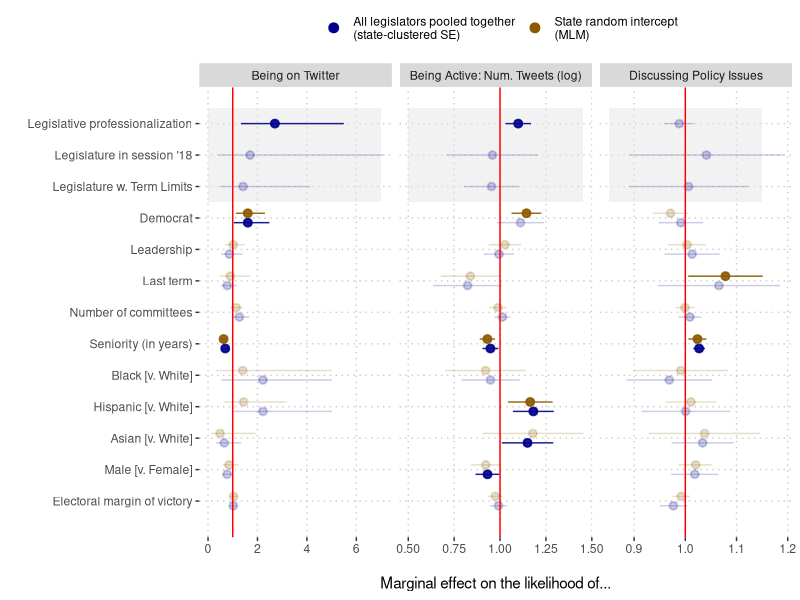

The R source for this figure:
################################################################################
# 04-figure02.R
# Paper:    "Using Social Media Data to Reveal Patterns of Policy Engagement in 
#            State Legislatures"
# Journal:  State Politics and Policy Quarterly
# Authors:  Julia Payson, Andreu Casas, Jonathan Nagler, Richard Bonneau, and 
#           Joshua A. Tucker.
# Purpose:  To replicate Figure 2 of the paper, showing the results for three 
#           statistical models predicting Being on Twitter, Being Active, and
#           Discussing Policy Issues.
# Data In:  
#           1. Core data needed for the data modeling
#              - ./data/model_data_basic.csv
#           2. Dataset with data on tweets per topic by legislator 
#              - ./data/legislators_topic_tweet_count-25june2020.csv
#           3. Additional meta info about state leg
#              - ./data/state-leg-indiv-level-meta-twitter-basics-2july2020.csv
# Output:
#           1. Figure 2 of the paper
#              - ./figures/figure02.pdf
################################################################################

# PACAKGES
#===============================================================================
library(dplyr)
library(tidyr)
library(ggplot2)
library(lme4)
library(broom)
library(sandwich)
library(lmtest)

# DATA
#===============================================================================
# - core data needed for the data modeling
model_data <- read.csv("./data/model_data_basic.csv")

# - dataset with data on tweets per topic by legislator 
leg_counts <- read.csv("./data/legislators_topic_tweet_count-25june2020.csv",
                       colClasses = "character")

# - additional meta info about state leg
meta <- read.csv("./data/state-leg-indiv-level-meta-twitter-basics-2july2020.csv",
                 colClasses = "character")


# DATA WRANGLING
#===============================================================================
# - adding some additional variables to the model data, and preparing the 
#   dataset needed to fit of the models in Fig.2

# - dataset for model 1
model_data01 <- model_data %>%
  mutate(on_twitter = ifelse(Twitter != "", 1, 0),
         ethnicity = factor(ethnicity, 
                            levels = c("white", "black", "hispanic", 
                                       "asian", "other_ethn")),
         in_session = ifelse(State %in% c("MT", "ND", "NV", "TX"), 0, 1),
         democrat = ifelse(grepl("Dem", Party), 1, 0))

# - dataset for model 2
twitter_tomerge <- meta %>%
  dplyr::select(Twitter, user_id, tweets_n) %>%
  filter(Twitter != "")

twitter_tomerge$Twitter <- tolower(as.character(twitter_tomerge$Twitter))
model_data$Twitter <- tolower(as.character(model_data$Twitter))
model_data02 <- left_join(model_data, twitter_tomerge) %>%
  mutate(on_twitter = ifelse(Twitter != "", 1, 0),
         ethnicity = factor(ethnicity, 
                            levels = c("white", "black", "hispanic", 
                                       "asian", "other_ethn")),
         in_session = ifelse(State %in% c("MT", "ND", "NV", "TX"), 0, 1),
         # - if have an account but we don't have any tweet == 0
         tweets_n = ifelse(Twitter != "" & is.na(tweets_n), 0,
                           as.numeric(tweets_n)),
         tweets_log = log(tweets_n + 1),
         mov02_log = log(mov02 + 1),
         democrat = ifelse(grepl("Dem", Party), 1, 0))

# - dataset for model 3
indiv_legdb <- leg_counts %>%
  # /!\ exclude those elected in the mid-2018 election (they didn't start until
  #     2019)
  filter(as.character(user_id) %in%
           as.character(meta$user_id[which(meta$updated2019 != 1)])) %>%
  gather(topic_code, tweets_n, -user_id, -party, -state, -chamber) %>%
  mutate(tweets_n = as.numeric(as.character(tweets_n)))

# - calculate prop. of tweets by each legislator that are about each topic
indiv_totals <- leg_counts %>%
  # /!\ exclude those elected in the mid-2018 election (they didn't start until
  #     2019)
  filter(as.character(user_id) %in%
           as.character(meta$user_id[which(meta$updated2019 != 1)])) %>%
  gather(topic_code, tweets_n, -user_id, -party, -state, -chamber) %>%
  group_by(user_id) %>%
  summarise(leg_total = sum(as.numeric(as.character(tweets_n))))

indiv_legdb$user_id <- as.character(indiv_legdb$user_id)
indiv_totals$user_id <- as.character(indiv_totals$user_id)
indiv_legdb02 <- left_join(indiv_legdb, indiv_totals) %>%
  mutate(tweets_prop = round(tweets_n / leg_total, 4))

policy_prop <- indiv_legdb02 %>%
  filter(topic_code == "X0") %>%
  mutate(policy_prop = 1 - tweets_prop) %>%
  dplyr::select(user_id, policy_prop)

policy_prop$user_id <- as.character(policy_prop$user_id)
model_data02$user_id <- as.character(model_data02$user_id)
model_data03 <- left_join(model_data02, policy_prop) %>%
  mutate(on_twitter = ifelse(Twitter != "", 1, 0),
         professional = factor(professional, 
                               levels = c("Least Professional",
                                          "Middle-ground",
                                          "Most Professional")),
         election18 = factor(election18,
                             levels = c("No election",
                                        "Safe election",
                                        "Competitive election")),
         ethnicity = factor(ethnicity, 
                            levels = c("white", "black", "hispanic", 
                                       "asian", "other_ethn")),
         in_session = ifelse(State %in% c("MT", "ND", "NV", "TX"), 0, 1),
         mov02_log = log(mov02 + 1),
         democrat = ifelse(grepl("Dem", Party), 1, 0))

# MAIN
#===============================================================================

#-------------------------------------------------------------------------------
# Model A: Pr of being on Twitter
#-------------------------------------------------------------------------------
# - First regression: logistic with state-level covariates and no state fixed 
#                     effects of MLM. Using LegProf and not Staff.
model_a <- glm(on_twitter ~ 
                 # state-level covariates
                 legprofscore_sd + 
                 #staff_sd +
                 in_session + has_term_limits +
                 # individual-level covariates
                 leadership + committee.count_sd + seniority_sd + last_term +
                 ethnicity + male + mov02_sd + democrat, 
               data = model_data01, 
               family = binomial(link = "logit"))

# ... state-clustered SEs
model_a_cerr <- coeftest(model_a, vcov = vcovCL, cluster = ~State)

# - Second regression: logistic with state-level covariates and no state fixed 
#                      effects o4 MLM. Using Staff instead of LegProf
model_a_staff <- glm(on_twitter ~ 
                       # state-level covariates
                       staff_sd +
                       in_session + has_term_limits +
                       # individual-level covariates
                       leadership + committee.count_sd + seniority_sd + last_term +
                       ethnicity + male + mov02_sd + democrat, 
                     data = model_data01, 
                     family = binomial(link = "logit"))

# ... state-clustered SEs
model_astaff_cerr <- coeftest(model_a_staff, vcov = vcovCL, cluster = ~State)

# - Third regression: MLM version. Dropping state-level covaraites
model_aMLM <- glmer(on_twitter ~ 
                      # individual-level covariates
                      leadership + committee.count_sd + seniority_sd + last_term +
                      ethnicity + male + mov02_sd + democrat +
                      (1 | State),
                    data = model_data01, 
                    family=binomial(link="logit"))


#-------------------------------------------------------------------------------
# Model B: How active they are on Twitter
#-------------------------------------------------------------------------------
# - First regression: linear model with state-level covariates and no state fixed 
#                     effects or MLM. Using LegProf and not Staff.
model_b <- lm(tweets_log ~ 
                legprofscore_sd + 
                in_session + has_term_limits +
                leadership + committee.count_sd + seniority_sd + last_term +
                ethnicity + male + mov02_sd + democrat,
              data = model_data02)

# ... state-clustered SEs
model_b_cerr <- coeftest(model_b, vcov = vcovCL, cluster = ~State)

# - Second regression: linear model with state-level covariates and no state fixed 
#                     effects or MLM. Using Staff instead of LegProf
model_b_staff <- lm(tweets_log ~ 
                      staff_sd +
                      in_session + has_term_limits +
                      leadership + committee.count_sd + seniority_sd + last_term +
                      ethnicity + male + mov02_sd + democrat,
                    data = model_data02)

# ... state-clustered SEs
model_bstaff_cerr <- coeftest(model_b_staff, vcov = vcovCL, cluster = ~State)

# - Third regression: MLM version. Dropping state-level covaraites
model_bMLM <- lmer(tweets_log ~ 
                     # individual-level covariates
                     leadership + committee.count_sd + seniority_sd + last_term +
                     ethnicity + male + mov02_sd + democrat +
                     (1 | State),
                   data = model_data02)

#-------------------------------------------------------------------------------
# Model C: Prop of tweets about policy topics
#-------------------------------------------------------------------------------
# - First regression: linear model with state-level covariates and no state fixed 
#                     effects or MLM. Using LegProf and not Staff.
model_c <- lm(policy_prop ~ 
                legprofscore_sd +
                in_session + has_term_limits +
                leadership + committee.count_sd + seniority_sd + last_term +
                ethnicity + male + mov02_sd + democrat,
              data = model_data03)

# ... state-clustered SEs
model_c_cerr <- coeftest(model_c, vcov = vcovCL, cluster = ~State)

# - Second regression: linear model with state-level covariates and no state fixed 
#                     effects or MLM. Using Staff instead of LegProf
model_c_staff <- lm(policy_prop ~ 
                      staff_sd +
                      in_session + has_term_limits +
                      leadership + committee.count_sd + seniority_sd + last_term +
                      ethnicity + male + mov02_sd + democrat,
                    data = model_data03)

# ... state-clustered SEs
model_cstaff_cerr <- coeftest(model_c_staff, vcov = vcovCL, cluster = ~State)

# - Third regression: MLM version. Dropping state-level covaraites
model_cMLM <- lmer(policy_prop ~ 
                     # individual-level covariates
                     leadership + committee.count_sd + seniority_sd + last_term +
                     ethnicity + male + mov02_sd + democrat +
                     (1 | State),
                   data = model_data03)



# COEFFICIENT PLOTS
#-------------------------------------------------------------------------------
# MODEL 1: logistic regression. Expressing coefficients as change in likelihood

# ... function to pull coef table for lmer models
coeftable_lmer <- function(model) {
  Vcov <- vcov(model, useScale = FALSE)
  betas <- as.numeric(coef(model)$State[1,])
  se <- sqrt(diag(Vcov))
  zval <- betas / se
  pval <- 2 * pnorm(abs(zval), lower.tail = FALSE)
  out <- as.data.frame(cbind(betas, se, zval, pval))
  out <- out %>%
    mutate(term = colnames(coef(model)$State)) %>%
    rename(estimate = betas,
           std.error = se,
           statistic = zval,
           p.value = pval) 
  return(out)
}

# - combining the information from the 3 model versions into a single dataframe
model_1 <- rbind(
  tidy(model_a_cerr) %>% mutate(model = "Being on Twitter", 
                                model_type = "LegProf"),
  tidy(model_astaff_cerr) %>% mutate(model = "Being on Twitter", 
                                     model_type = "Staff"),
  coeftable_lmer(model_aMLM) %>% mutate(model = "Being on Twitter", 
                                        model_type = "MLM")
)

# - calculating lwr and upr 95% CIs, expressing point estimates and CIs in 
#   likelihood change
model_1 <- model_1 %>%
  mutate(lwr_pre = estimate - (1.96 * std.error),
         upr_pre = estimate + (1.96 * std.error),
         pe = (exp(estimate) / (1 + exp(estimate))) /
           (1 - (exp(estimate) / (1 + exp(estimate)))),
         lwr = (exp(lwr_pre) / (1 + exp(lwr_pre))) /
           (1 - (exp(lwr_pre) / (1 + exp(lwr_pre)))),
         upr = (exp(upr_pre) / (1 + exp(upr_pre))) /
           (1 - (exp(upr_pre) / (1 + exp(upr_pre)))))


# MODEL 2: linear model. Expressing coefficients as change in likelihood

# - calculating lwr and upr 95% CIs, expressing point estimates and CIs in 
#   likelihood change. For each model version separately (diff intercepts), and
#   then merging them all into a single dataset.
model_b02 <- tidy(model_b_cerr) %>% mutate(model = "Being Active: Num. Tweets (log)", 
                                           model_type = "LegProf")
model_b02_int <- model_b02$estimate[which(model_b02$term == "(Intercept)")]
model_b02 <- model_b02 %>%
  mutate(lwr_pre = estimate - (1.96 * std.error),
         upr_pre = estimate + (1.96 * std.error),
         pe = (model_b02_int + estimate) / model_b02_int,
         lwr = (model_b02_int + lwr_pre) / model_b02_int,
         upr = (model_b02_int + upr_pre) / model_b02_int)

model_b_staff02 <- tidy(model_bstaff_cerr) %>% mutate(model = "Being Active: Num. Tweets (log)", 
                                                      model_type = "Staff")
model_b02staff_int <- model_b_staff02$estimate[which(model_b_staff02$term == "(Intercept)")]
model_b_staff02 <- model_b_staff02 %>%
  mutate(lwr_pre = estimate - (1.96 * std.error),
         upr_pre = estimate + (1.96 * std.error),
         pe = (model_b02staff_int + estimate) / model_b02staff_int,
         lwr = (model_b02staff_int + lwr_pre) / model_b02staff_int,
         upr = (model_b02staff_int + upr_pre) / model_b02staff_int)


model_bMLM02 <- coeftable_lmer(model_bMLM) %>% 
  mutate(model = "Being Active: Num. Tweets (log)", 
         model_type = "MLM")
model_bMLM02_int <- 3.99478
model_bMLM02 <- model_bMLM02 %>%
  mutate(lwr_pre = estimate - (1.96 * std.error),
         upr_pre = estimate + (1.96 * std.error),
         pe = (model_bMLM02_int + estimate) / model_bMLM02_int,
         lwr = (model_bMLM02_int + lwr_pre) / model_bMLM02_int,
         upr = (model_bMLM02_int + upr_pre) / model_bMLM02_int)

model_2 <- rbind(model_b02, model_b_staff02, model_bMLM02)


# MODEL 3: linear model. Expressing coefficients as change in likelihood

# - calculating lwr and upr 95% CIs, expressing point estimates and CIs in 
#   likelihood change. For each model version separately (diff intercepts), and
#   then merging them all into a single dataset.
model_c02 <- tidy(model_c_cerr) %>% mutate(model = "Discussing Policy Issues", 
                                           model_type = "LegProf")
model_c02_int <- model_c02$estimate[which(model_c02$term == "(Intercept)")]
model_c02 <- model_c02 %>%
  mutate(lwr_pre = estimate - (1.96 * std.error),
         upr_pre = estimate + (1.96 * std.error),
         pe = (model_c02_int + estimate) / model_c02_int,
         lwr = (model_c02_int + lwr_pre) / model_c02_int,
         upr = (model_c02_int + upr_pre) / model_c02_int)

model_c_staff02 <- tidy(model_cstaff_cerr) %>% mutate(model = "Discussing Policy Issues", 
                                                      model_type = "Staff")
model_c02staff_int <- model_c_staff02$estimate[which(model_c_staff02$term == "(Intercept)")]
model_c_staff02 <- model_c_staff02 %>%
  mutate(lwr_pre = estimate - (1.96 * std.error),
         upr_pre = estimate + (1.96 * std.error),
         pe = (model_c02staff_int + estimate) / model_c02staff_int,
         lwr = (model_c02staff_int + lwr_pre) / model_c02staff_int,
         upr = (model_c02staff_int + upr_pre) / model_c02staff_int)


model_cMLM02 <- coeftable_lmer(model_cMLM) %>% 
  mutate(model = "Discussing Policy Issues", 
         model_type = "MLM")
model_cMLM02_int <- 0.6513732
model_cMLM02 <- model_cMLM02 %>%
  mutate(lwr_pre = estimate - (1.96 * std.error),
         upr_pre = estimate + (1.96 * std.error),
         pe = (model_cMLM02_int + estimate) / model_cMLM02_int,
         lwr = (model_cMLM02_int + lwr_pre) / model_cMLM02_int,
         upr = (model_cMLM02_int + upr_pre) / model_cMLM02_int)

model_3 <- rbind(model_c02, model_c_staff02, model_cMLM02)

# - combine information for all versions of the 3 models
all_models <- rbind(model_1, model_2, model_3) %>%
  mutate(predictors = recode(
    term,
    `legprofscore_sd` = "Legislative professionalization",
    `has_term_limits` = "Legislature w. Term Limits",
    `leadership` = "Leadership",
    `democrat` = "Democrat",
    `staff_sd` = "Staff",
    `last_term` = "Last term",
    `in_session` = "Legislature in session '18",
    `committee.count_sd` = "Number of committees",
    `seniority_sd` = "Seniority (in years)",
    `ethnicity:black` = "Black [v. White]",
    `ethnicity:hispanic` = "Hispanic [v. White]",
    `ethnicity:asian` = "Asian [v. White]",
    `ethnicity:other_ethn` = "Other [v. White]",
    `ethnicityblack` = "Black [v. White]",
    `ethnicityhispanic` = "Hispanic [v. White]",
    `ethnicityasian` = "Asian [v. White]",
    `ethnicityother_ethn` = "Other [v. White]",
    `male` = "Male [v. Female]",
    `mov02_sd` = "Electoral margin of victory"
  )) %>%
  filter(predictors != "(Intercept)") %>%
  mutate(predictors = factor(predictors, levels = rev(c(
    "Legislative professionalization",
    "Staff",
    "Legislature in session '18",
    "Legislature w. Term Limits",
    "Democrat",
    "Leadership",
    "Last term",
    "Number of committees",
    "Seniority (in years)",
    "Black [v. White]",
    "Hispanic [v. White]",
    "Asian [v. White]",
    "Other [v. White]",
    "Male [v. Female]",
    "Electoral margin of victory"))),
    model = factor(model, levels = c(
      "Being on Twitter",
      "Being Active: Num. Tweets (log)",
      "Discussing Policy Issues"
    )))

model_plot01_final <- all_models %>%
  filter(model_type != "Staff") %>%
  mutate(model_type = as.character(model_type)) %>%
  mutate(sig = ifelse(sign(1-lwr) == sign(1-upr), 1, 0)) %>%
  # - remove the coeff for "other ethnicity": very few, large CI
  filter(predictors != "Other [v. White]") %>%
  mutate(predictors = factor(predictors, levels = rev(c(
    "Legislative professionalization",
    "Legislature in session '18",
    "Legislature w. Term Limits",
    "Democrat",
    "Leadership",
    "Last term",
    "Number of committees",
    "Seniority (in years)",
    "Black [v. White]",
    "Hispanic [v. White]",
    "Asian [v. White]",
    #"Other [v. White]",
    "Male [v. Female]",
    "Electoral margin of victory"))),
    model = factor(model, levels = c(
      "Being on Twitter",
      "Being Active: Num. Tweets (log)",
      "Discussing Policy Issues"
    )),
    upr = ifelse(grepl("Being on Twitter", model) & 
                   grepl("Black", predictors), 5, upr))

pdf("./figures/figure02.pdf", width = 9, height = 4.5)
ggplot(model_plot01_final %>%
         filter(model_type != "Staff"),
       aes(x = predictors, y = pe)) +
  # - shaded area 1st facet
  geom_point(inherit.aes = FALSE,
             data = data.frame(x = c(15, 16), y = c(1, 1), 
                               model_type = c("All legislators pooled together\n(state-clustered SE)",
                                              "State random intercept\n(MLM)")),
             aes(x = x, y = y, color = model_type), size = 3) +
  geom_polygon(inherit.aes = FALSE, 
               data = data.frame(y = c(0, 0, 7, 7), x = c(10.5, 13.5, 13.5, 10.5),
                                 model = factor("Being on Twitter",
                                                levels = c(
                                                  "Being on Twitter",
                                                  "Being Active: Num. Tweets (log)",
                                                  "Discussing Policy Issues"
                                                ))),
               aes(x = x , y = y),
               fill = "gray90", alpha = 0.5) +
  # - shaded area 2nd facet
  geom_polygon(inherit.aes = FALSE, 
               data = data.frame(y = c(0.5, 0.5, 1.45, 1.45), x = c(10.5, 13.5, 13.5, 10.5),
                                 model = factor("Being Active: Num. Tweets (log)",
                                                levels = c(
                                                  "Being on Twitter",
                                                  "Being Active: Num. Tweets (log)",
                                                  "Discussing Policy Issues"
                                                ))),
               aes(x = x , y = y),
               fill = "gray90", alpha = 0.5) +
  # - shaded area 3rd facet
  geom_polygon(inherit.aes = FALSE, 
               data = data.frame(y = c(0.85, 0.85, 1.15, 1.15), x = c(10.5, 13.5, 13.5, 10.5),
                                 model = factor("Discussing Policy Issues",
                                                levels = c(
                                                  "Being on Twitter",
                                                  "Being Active: Num. Tweets (log)",
                                                  "Discussing Policy Issues"
                                                ))),
               aes(x = x , y = y),
               fill = "gray90", alpha = 0.5) +
  geom_pointrange(inherit.aes = FALSE,
                  data = model_plot01_final %>%
                    filter(model_type == "LegProf"),
                  aes(x = ifelse(predictors %in% 
                                   c("Legislative professionalization", 
                                     "Legislature in session '18",
                                     "Legislature w. Term Limits"), 
                                 as.numeric(predictors), 
                                 as.numeric(predictors) - 0.15), y = pe,
                      ymin = lwr, ymax = upr, alpha = factor(sig)),
                  color = "blue4") +
  geom_pointrange(inherit.aes = FALSE,
                  data = model_plot01_final %>%
                    filter(model_type == "MLM"),
                  aes(x = ifelse(predictors %in% 
                                   c("Legislative professionalization", 
                                     "Legislature in session '18",
                                     "Legislature w. Term Limits"), 
                                 as.numeric(predictors), 
                                 as.numeric(predictors) + 0.15), y = pe,
                      ymin = lwr, ymax = upr, alpha = factor(sig)),
                  color = "orange4") +
  coord_flip() +
  facet_wrap(~model, scales = "free_x") +
  scale_color_manual("", values = c("blue4", "orange4")) +
  scale_alpha_discrete(range = c(0.2, 0.9), guide = FALSE) +
  geom_hline(yintercept = 1, color = "red") +
  scale_x_continuous("", 
                     breaks = seq(
                       1, length(levels(factor(model_plot01_final$predictors)))),
                     labels = levels(factor(model_plot01_final$predictors)),
                     limits = c(0.5, 13.5)) +
  scale_y_continuous("\nMarginal effect on the likelihood of...") +
  theme(panel.background = element_blank(),
        panel.grid.major = element_line(color = "gray80", linetype = "dotted"),
        legend.position = "top")
dev.off()
